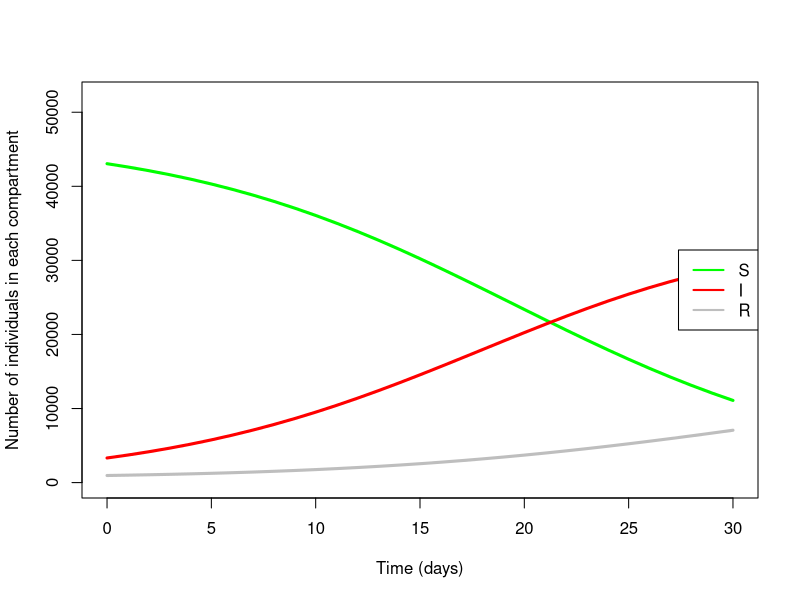

This chart was generated by the following R code:

# Install desolve if it is missing.
install.packages(setdiff("deSolve", my_packages))

# Step 1: write a function that computes the system of ODEs and returns a list containing the derivatives. The input parameters of this function are time `t`, the compartments as a vector `x`, and model parameters `parameters`. The outputs of the function are a list of derivatives. We name this function as `SIR.model`.
SIR.model <- function(t, x, parameters){ 
  # Get the current number of individuals in each compartment.
  S <- x[1]
  I <- x[2]
  R <- x[3]
  
  # Get the model parameters.
  beta <- parameters$beta
  gamma <- parameters$gamma
  
  # Calculate the total number of individuals in the system.
  # This is just all the compartments added together.
  N <- S + I + R
  
  # Calculate the derivatives (the system of ODEs).
  dS <- -beta*S*I/N
  dI <- beta*S*I/N - gamma*I
  dR <- gamma*I
  
  # Return the derivatives inside a list.
  derivatives <- list(c(dS, dI, dR))
  return(derivatives)
}

#Step 2: define the initial conditions, parameters and times at which you wish to compute the solution.
# The initial parameters: how many people are in each compartment at the start of the model?
init <- c(S = 43050 , I = 3323, R = 957)

# The solution times: the sequence of times for which to compute the solution.
# This will be numbers 0 to 30.
time <- seq(from = 0, to = 30, by = 1)

# The model parameters: what is the transmission rate, and recovery *rate*
# (this is 1 / the infectious period).
pars <- list(beta = 0.14, gamma = 0.01333333)

#Step 3: solve the system using the 'lsoda' function from the 'deSolve' package (try help(lsoda) for help).
# Load in the deSolve package.
library(deSolve)

# lsoda is a function with inputs: ODE system (as a function), initial conditions,
# parameters and times to compute the solution. The solution for the SIR model is
# stored in 'out'.
out <- lsoda(func = SIR.model, y = init, parms = pars, times = time)

# Convert the solution into a data.frame. This makes plotting easier.
out <- as.data.frame(out)

#Step 4: plot the solution for all compartments on a single plot.
# First plot time (x-axis) against the number of susceptible (y-axis).
plot(out$time, out$S,
     type = 'l', col = 'green', ylab = "Number of individuals in each compartment",
     xlab = "Time (days)", lwd = 3, ylim = c(0, 52000))

# Next, we can add lines for time against infecteds, and time against recovered/removed.
lines(out$time, out$I, col = 'red', lwd = 3)
lines(out$time, out$R, col = 'grey', lwd = 3)

# Finally, we can add a legend so we know what lines correspond to what compartment.
legend("right", legend = c("S","I","R"), col = c("green","red","grey"), lwd = 2)


#Estimating R0
0.14/0.03333333
#desolve
